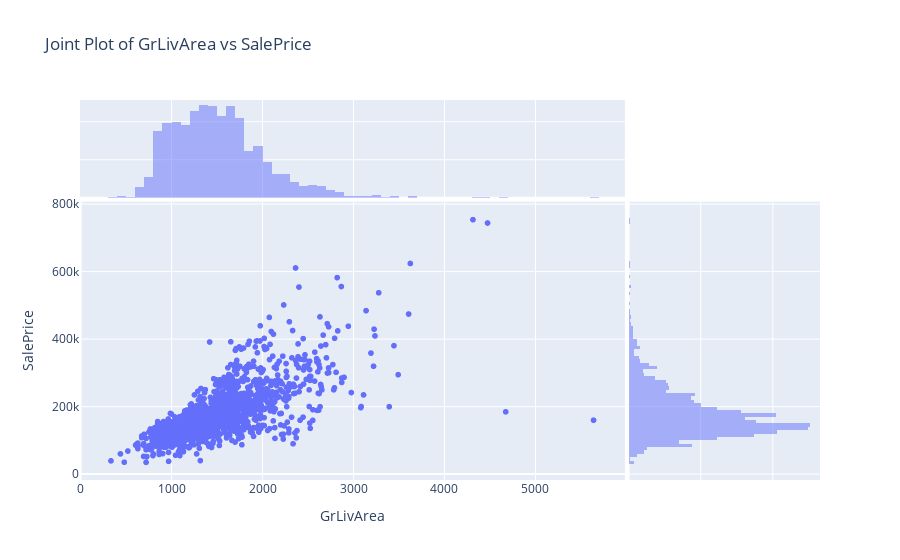

Notebook code cell kept with this figure:
### Code cell
if SHOW_GRAPHS:
    fig = px.scatter(train_data, x='GrLivArea', y='SalePrice', marginal_x='histogram', marginal_y='histogram', title='Joint Plot of GrLivArea vs SalePrice')
    fig.show()

### Figure 1 — Plotly figure (JSON) as saved in the notebook; plotly's stock layout.template omitted (floating-point values rounded to 4 significant figures; data arrays with more than 128 entries replaced by an {"elided": "..."} marker saying what was removed)
{"data": [{"hovertemplate": "GrLivArea=%{x}<br>SalePrice=%{y}<extra></extra>", "legendgroup": "", "marker": {"color": "#636efa", "symbol": "circle"}, "mode": "markers", "name": "", "showlegend": false, "type": "scattergl", "x": {"elided": "1460 int values"}, "xaxis": "x", "y": {"elided": "1460 int values"}, "yaxis": "y"}, {"alignmentgroup": "True", "bingroup": "x", "hovertemplate": "GrLivArea=%{x}<br>count=%{y}<extra></extra>", "legendgroup": "", "marker": {"color": "#636efa"}, "name": "", "offsetgroup": "", "opacity": 0.5, "showlegend": false, "type": "histogram", "x": {"elided": "1460 int values"}, "xaxis": "x3", "yaxis": "y3"}, {"alignmentgroup": "True", "bingroup": "y", "hovertemplate": "SalePrice=%{y}<br>count=%{x}<extra></extra>", "legendgroup": "", "marker": {"color": "#636efa"}, "name": "", "offsetgroup": "", "opacity": 0.5, "showlegend": false, "type": "histogram", "xaxis": "x2", "y": {"elided": "1460 int values"}, "yaxis": "y2"}], "layout": {"barmode": "overlay", "legend": {"tracegroupgap": 0}, "title": {"text": "Joint Plot of GrLivArea vs SalePrice"}, "xaxis": {"anchor": "y", "domain": [0, 0.7363], "title": {"text": "GrLivArea"}}, "xaxis2": {"anchor": "y2", "domain": [0.7413, 1], "matches": "x2", "showgrid": true, "showline": false, "showticklabels": false, "ticks": ""}, "xaxis3": {"anchor": "y3", "domain": [0, 0.7363], "matches": "x", "showgrid": true, "showticklabels": false}, "xaxis4": {"anchor": "y4", "domain": [0.7413, 1], "matches": "x2", "showgrid": true, "showline": false, "showticklabels": false, "ticks": ""}, "yaxis": {"anchor": "x", "domain": [0, 0.7326], "title": {"text": "SalePrice"}}, "yaxis2": {"anchor": "x2", "domain": [0, 0.7326], "matches": "y", "showgrid": true, "showticklabels": false}, "yaxis3": {"anchor": "x3", "domain": [0.7426, 1], "matches": "y3", "showgrid": true, "showline": false, "showticklabels": false, "ticks": ""}, "yaxis4": {"anchor": "x4", "domain": [0.7426, 1], "matches": "y3", "showgrid": true, "showline": false, "showticklabels": false, "ticks": ""}}}
